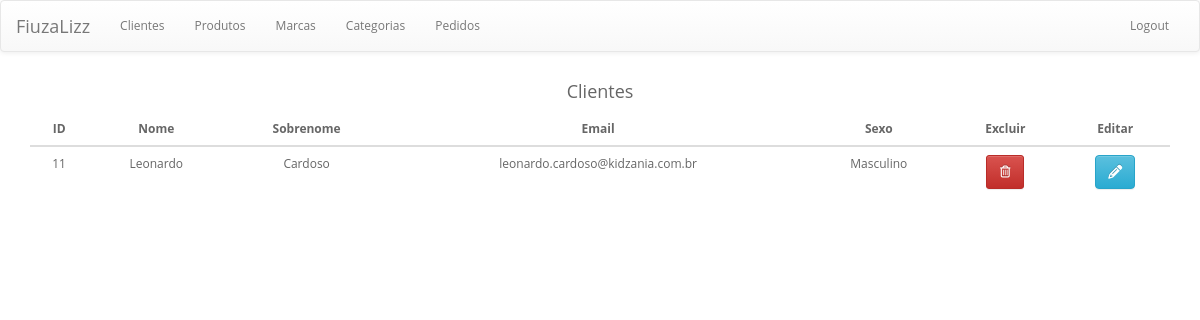
Screenshot of /admin/clientes.php (signed in) with the database file from the repository.
### tables this page shows
CREATE TABLE `clientes` (
  `id` int(11) NOT NULL,
  `CPF` varchar(20) NOT NULL,
  `Nome` varchar(45) NOT NULL,
  `Sobrenome` varchar(45) NOT NULL,
  `Email` varchar(45) NOT NULL,
  `Senha` varchar(45) NOT NULL,
  `Sexo` char(1) NOT NULL,
  `Data_Nascimento` date NOT NULL,
  `Status` tinyint(1) DEFAULT NULL
);

### admin/clientes.php (the view, shortened to what this page needs)
<?php include '../connect.php';
?>
<!DOCTYPE html>
<html lang="pt-br">
<head>
	<link rel="stylesheet" href="https://maxcdn.bootstrapcdn.com/bootstrap/3.3.7/css/bootstrap.min.css">
	<link rel="stylesheet" href="css/estilo.css">
	<link rel="stylesheet" href="https://maxcdn.bootstrapcdn.com/bootstrap/3.3.7/css/bootstrap-theme.min.css">
</head>
<body>
	<nav class="navbar navbar-default">
		<div class="container-fluid">
			<div class="navbar-header">
				<a class="navbar-brand" href="index.php">FiuzaLizz</a>
			</div>
			<div class="collapse navbar-collapse" id="bs-example-navbar-collapse-1">
				<ul class="nav navbar-nav">
					<li><a href="clientes.php">Clientes</a></li>
					<li><a href="product.php">Produtos</a></li>
					<li><a href="marca.php">Marcas</a></li>
					<li><a href="categoria.php">Categorias</a></li>
					<li><a href="pedido.php">Pedidos</a></li>
				</ul>
				<ul class="nav navbar-nav navbar-right">
					<li><a href="logout.php">Logout</a></li>
				</ul>
			</div>
		</div>
	</nav>
	<div class="container">
		<div class="row">
			<h4 class="text-center">Clientes</h4>
		</div>
		<table class="table table-hover">
			<thead>
				<tr>
					<th>ID</th>
					<th>Nome</th>
					<th>Sobrenome</th>
					<th>Email</th>
					<th>Sexo</th>
					<th>Excluir</th>
					<th>Editar</th>
				</tr>
			</thead>
			<?php
			$query = mysqli_query($con,"SELECT * FROM `clientes`");
			while ($row = mysqli_fetch_array($query)) {
				$nome = $row['Nome'];
				$sobrenome = $row['Sobrenome'];
				$email = $row['Email'];
				$sexo = $row['Sexo'];
				$id = $row['id'];
				if ($sexo = 'm') {
					$sexo = 'Masculino';
				}else{
					$sexo = 'Feminino';
				}
				echo '
				<tr>
					<td>'.$id.'</td>
					<td>'.$nome.'</td>
					<td>'.$sobrenome.'</td>
					<td>'.$email.'</td>
					<td>'.$sexo.'</td>
					<td>
						<p data-placement="top" data-toggle="tooltip" title="Delete">
							<button class="del btn btn-danger btn-xs '.$id.'" data-title="Delete" data-toggle="modal" data-target="#delete" ><i class="fa fa-trash-o" aria-hidden="true"></i></span>
							</button>
						</p>
					</td>
					<td><a href="altercliente.php?id='.$id.'"><button class="btn btn-info"><i class="fa fa-pencil" aria-hidden="true"></i></button></a></td>
				</tr>
			';
		}
		?>
	</table>
</div>
</body>
</html>

### admin/css/estilo.css (style rules this page uses)
.fa { display: inline-block; font: normal normal normal 14px/1 FontAwesome; font-size: inherit; text-rendering: auto; -webkit-font-smoothing: antialiased; -moz-osx-font-smoothing: grayscale; }
table,th,td { text-align: center; }
.del { width: 38px; height: 34px; }
body { font-family: 'Open Sans', sans-serif!important; font-size: 12px; color: #666666; text-rendering: optimizeLegibility }

### rows the page displays
clientes: id "11", Nome "Leonardo", Sobrenome "Cardoso", Email "leonardo.cardoso@kidzania.com.br", sexo "Masculino"
